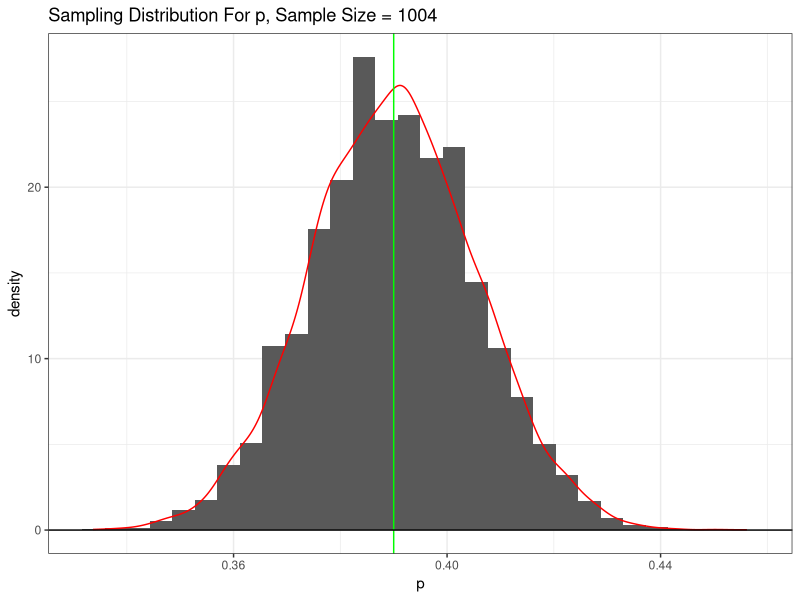
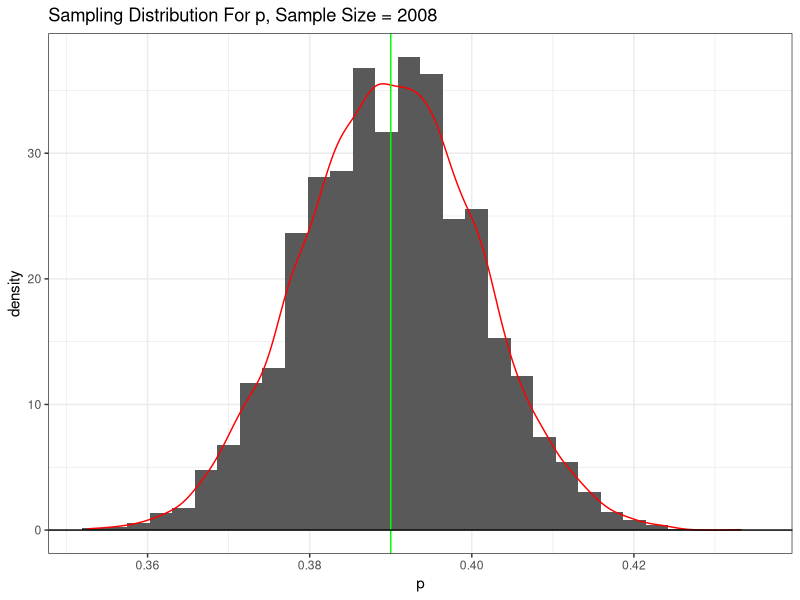
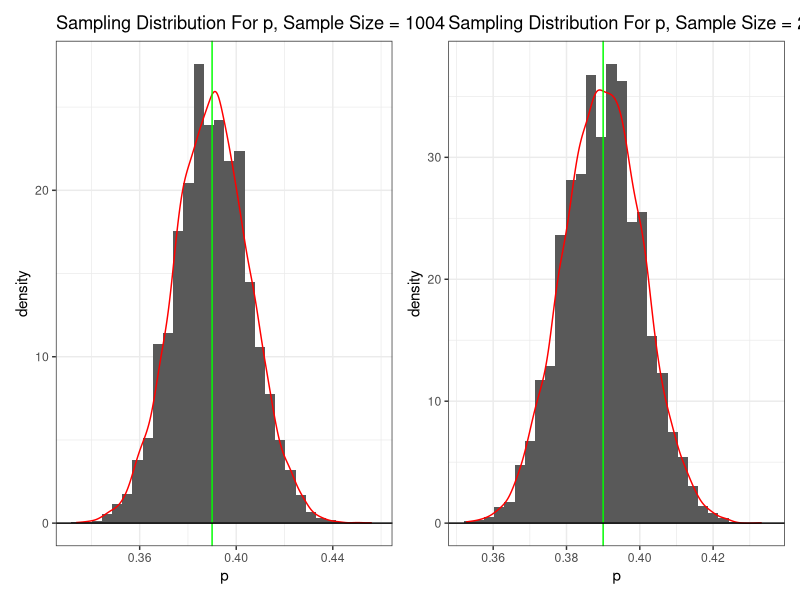
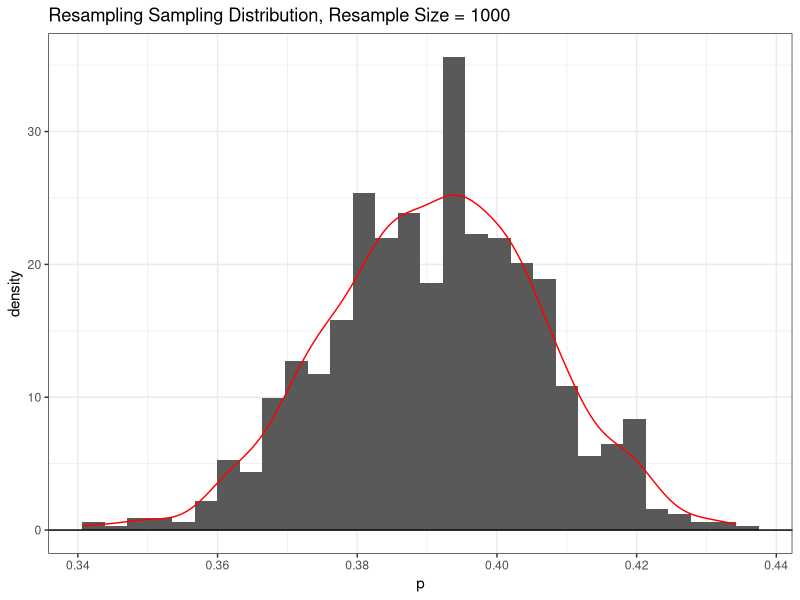

R code for these plots, in order: (Note: a time limit stopped this script after it produced the figures.)
library(tidyverse)
library(patchwork)
library(e1071)

#Part 1
sample.size <- 1004
num.polls <- 10000

polls.basic.sim <- rbinom(n = num.polls, size = sample.size, prob = 0.39)/sample.size

basic.plot <- ggplot() +
  geom_histogram(aes(x = polls.basic.sim, y = after_stat(density))) +
  geom_density(aes(x=polls.basic.sim), color = "red") +
  theme_bw() +
  xlab("p")+
  geom_vline(xintercept=0.39, color = "green")+
  geom_hline(yintercept = 0) +
  ggtitle("Sampling Distribution For p, Sample Size = 1004")

(basic.plot)

range.mid.95 <- quantile(x=polls.basic.sim, 0.975) - quantile(x=polls.basic.sim, 0.025)
margin.of.error <- 0.5*range.mid.95

sample.size2 <- sample.size * 2

polls.basic.sim2 <- rbinom(n = num.polls, size = sample.size2, prob = 0.39)/sample.size2

basic.plot2 <- ggplot() +
  geom_histogram(aes(x = polls.basic.sim2, y = after_stat(density))) +
  geom_density(aes(x=polls.basic.sim2), color = "red") +
  theme_bw() +
  xlab("p")+
  geom_vline(xintercept=0.39, color = "green")+
  geom_hline(yintercept = 0) +
  ggtitle("Sampling Distribution For p, Sample Size = 2008")

(basic.plot2)

range2.mid.95 <- quantile(x=polls.basic.sim2, 0.975) - quantile(x=polls.basic.sim2, 0.025)
margin.of.error2 <- 0.5*range2.mid.95

basic.plot + basic.plot2

#Part 2
resamples <- 1000

data.gallup <- tibble(data = c(satisfied = rep(1, times = round(0.39 * sample.size)),
                               unsatisfied = rep(0, times = round(0.59 * sample.size)),
                               no.opin = rep(0, times = round(0.02 * sample.size)))
)

p.hat <- tibble(p = numeric(resamples))

for(i in 1:resamples){
  resample <- sample(x = data.gallup$data,
                     size = nrow(data.gallup),
                     replace = T)
  
  p.hat$p[i] <- mean(resample, na.rm = T)
}

resample.plot <- ggplot(data = p.hat)+
  geom_histogram(aes(x = p, y = after_stat(density)))+
  geom_density(aes(x = p), color = "red")+
  theme_bw()+
  geom_hline(yintercept = 0) +
  ggtitle("Resampling Sampling Distribution, Resample Size = 1000")

resamp.mid.95 <- quantile(x=p.hat$p, 0.975) - quantile(x=p.hat$p, 0.025)
resamp.moe <- 0.5*resamp.mid.95

(resample.plot)

#Simulation over n and p
n <- seq(100, 3000, by = 10)
p <- seq(0.01, 0.99, by = 0.01)

np.data <- tibble(n.val = numeric(),
                  p.val = numeric(),
                  estim.moe = numeric()
                  )

for (curr.n in n){
  for(curr.p in p){
    curr.poll <- rbinom(n=num.polls, size = curr.n, prob = curr.p)/curr.n
    curr.mid.95 <- quantile(x=curr.poll, 0.975) - quantile(x=curr.poll, 0.025)
    curr.moe <- 0.5*curr.mid.95
    np.data <- bind_rows(np.data, tibble(n=curr.n, p=curr.p, estim.moe = curr.moe))
  }
}

np.plot <- ggplot(data = np.data) +
  geom_raster(aes(x = p, y = n, fill = estim.moe)) +
  scale_fill_distiller("Estimated Margin of Error", palette = "Set2") +
  theme_bw()+
  geom_vline(xintercept = 0.39)+
  geom_hline(yintercept = 1004, color = "red") +
  geom_hline(yintercept = 2008, color = "skyblue")
  
(np.plot)


#Actual Margin of Error Calculation
n.w <- seq(100, 2000, by = 10)
p.w <- seq(0.01, 0.99, by = 0.01)

z.sample <- rnorm(n=10000)
z.pin <- qnorm(0.975) #quantile(x=z.sample, 0.975) - quantile(x=z.sample, 0.025)

wilson.data <- tibble(wilson.n.val = numeric(),
                      wilson.p.val = numeric(),
                      wilson.estim.moe = numeric()
)

for (curr.n in n.w){
  for(curr.p in p.w){
    wilson.moe <- z.pin * ((sqrt(curr.n*curr.p*(1-curr.p) + (z.pin^2)/4)) / (curr.n+z.pin^2))
    
    wilson.data <- bind_rows(wilson.data, 
                             tibble(wilson.n.val=curr.n, 
                                    wilson.p.val=curr.p, 
                                    wilson.estim.moe = wilson.moe))
  }
}

wilson.plot <- ggplot(data = wilson.data)+
  geom_raster(aes(x = wilson.p.val, y = wilson.n.val, fill = wilson.estim.moe))+
  scale_fill_distiller("Wilson Margin of Error", palette = "Set2")+
  theme_bw()+
  ylab("n")+
  geom_vline(xintercept = 0.39)+
  geom_hline(yintercept = 1004, color = "darkred")

np.plot + wilson.plot
